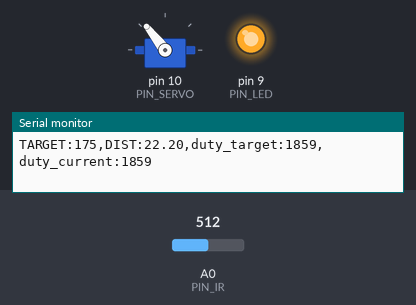
Recording of a sketch running on a simulated Arduino Uno, built with avr-gcc and run on an emulated ATmega328P. Parts: servo, output pins drawn as LEDs (lit = HIGH), the last lines printed to the serial monitor. Inputs (shaded band) come from the test bench; at power-on: A0 (PIN_IR) = 512.

Above: at 1.2 s.
1.3 s: A0 (PIN_IR) set to 279
2.8 s: A0 (PIN_IR) set to 255
At 5.1 s:
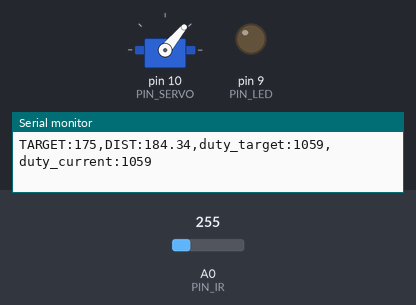
5.4 s: A0 (PIN_IR) set to 306
At 5.55 s:
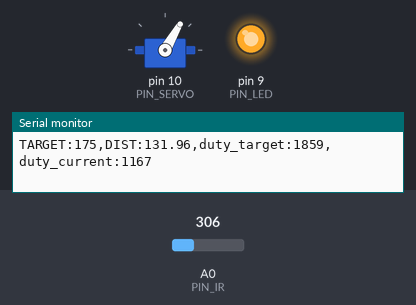
7.8 s: A0 (PIN_IR) set to 165
At 7.95 s:
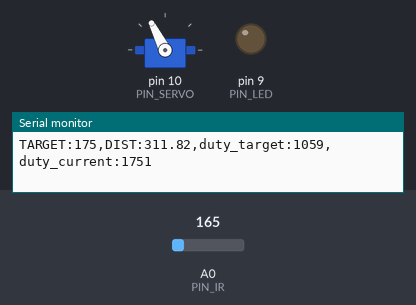
10.4 s: A0 (PIN_IR) set to 511
At 10.85 s:
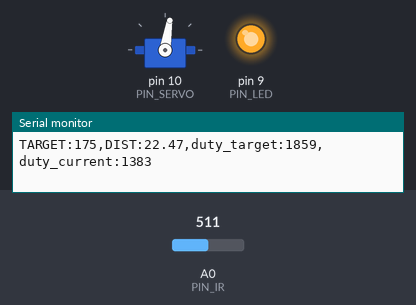
Timing chart, 0 to 13.4 s (numbered marks = the images above; inputs shaded):
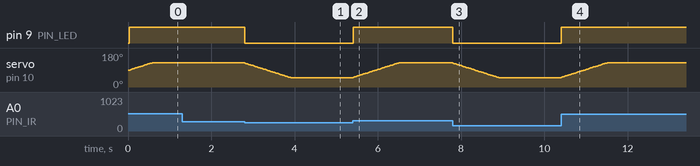

The sketch:

22_bbc_20233094.ino
```cpp
#include <Servo.h>

// Arduino pin assignment
#define PIN_LED   9
#define PIN_SERVO 10
#define PIN_IR    A0

// Event interval parameters
#define _INTERVAL_DIST    25 // distance sensor interval (unit: ms)
#define _INTERVAL_SERVO   25 // servo interval (unit: ms)
#define _INTERVAL_SERIAL  20 // serial interval (unit: ms)

// EMA filter configuration for the IR distance sensor
#define _EMA_ALPHA 0.8    // EMA weight of new sample (range: 0 to 1)
                          // Setting EMA to 1 effectively disables EMA filter.

// Servo adjustment - Set _DUTY_MAX, _NEU, _MIN with your own numbers
#define _DUTY_MIN 537
#define _DUTY_MAX 2392
#define _DUTY_NEU 1459

#define _SERVO_ANGLE_DIFF  50   // Replace with |D - E| degree
#define _SERVO_SPEED       20   // servo speed

#define _BANGBANG_RANGE    400  // duty up and down for bangbang control

// Target Distance
#define _DIST_TARGET    175 // Center of the rail (unit:mm)

// global variables

Servo myservo;

float dist_ema;     // unit: mm

int duty_change_per_interval; // maximum duty difference per interval
int duty_target;    // Target duty
int duty_current;      // Current duty
int duty_adj;       // Level adjustment

unsigned long last_sampling_time_dist;   // unit: msec
unsigned long last_sampling_time_servo;  // unit: msec
unsigned long last_sampling_time_serial; // unit: msec

bool event_dist, event_servo, event_serial; // event triggered?

void setup()
{
  // initialize GPIO pins
  pinMode(PIN_LED,OUTPUT);
  myservo.attach(PIN_SERVO);

  duty_target = duty_current = _DUTY_NEU;
  myservo.writeMicroseconds(duty_current);

  // initialize serial port
  Serial.begin(1000000);

  // convert angular speed into duty change per interval.
  duty_change_per_interval =
    (float)(_DUTY_MAX - _DUTY_MIN) * ((float)_SERVO_SPEED / _SERVO_ANGLE_DIFF) * (_INTERVAL_SERVO / 1000.0);
}

void loop()
{
  unsigned long time_curr = millis();

  // wait until next event time
  if (time_curr >= (last_sampling_time_dist + _INTERVAL_DIST)) {
        last_sampling_time_dist += _INTERVAL_DIST;
        event_dist = true;
  }
  if (time_curr >= (last_sampling_time_servo + _INTERVAL_SERVO)) {
        last_sampling_time_servo += _INTERVAL_SERVO;
        event_servo = true;
  }
  if (time_curr >= (last_sampling_time_serial + _INTERVAL_SERIAL)) {
        last_sampling_time_serial += _INTERVAL_SERIAL;
        event_serial = true;
  }

  if (event_dist) {
    float dist_filtered; // unit: mm
    event_dist = false;

    // get a distance reading from the distance sensor
    dist_filtered = volt_to_distance(ir_sensor_filtered(20, 0.5, 0));
    dist_ema = _EMA_ALPHA * dist_filtered + (1.0 - _EMA_ALPHA) * dist_ema;

    // bang bang control
    if (dist_ema > _DIST_TARGET) {
      duty_target = _DUTY_NEU - _BANGBANG_RANGE;
      digitalWrite(PIN_LED, 0);
    } else if (dist_ema < _DIST_TARGET) {
      duty_target = _DUTY_NEU + _BANGBANG_RANGE;
      digitalWrite(PIN_LED, 1);
    }
  }

  if (event_servo) {
    event_servo = false;

    // adjust duty_current toward duty_target by duty_change_per_interval
    if (duty_target > duty_current) {
      duty_current += duty_change_per_interval;
      if (duty_current > duty_target)
          duty_current = duty_target;
    } else if (duty_target < duty_current) {
      duty_current -= duty_change_per_interval;
      if (duty_current < duty_target)
        duty_current = duty_target;
    }

    // servo arm protection
    if (duty_current < _DUTY_MIN){
      Serial.print("lower\t");
      Serial.print("duty_current:"); Serial.print(duty_current);
      Serial.print("\tduty_change_per_interval:"); Serial.print(duty_change_per_interval);
      Serial.println();
      duty_current = _DUTY_MIN;
    }

    else if (duty_current > _DUTY_MAX) {
      Serial.print("over\t");
      Serial.print("duty_current:"); Serial.print(duty_current);
      Serial.print("\tduty_change_per_interval:"); Serial.print(duty_change_per_interval);
      Serial.println();
      duty_current = _DUTY_MAX;
    }


    // update servo position
    myservo.writeMicroseconds(duty_current);
  }

  if (event_serial) {
    event_serial = false;

    // output the read value to the serial port
    Serial.print("TARGET:"); Serial.print(_DIST_TARGET);
    Serial.print(",DIST:"); Serial.print(dist_ema);
    Serial.print(",duty_target:"); Serial.print(duty_target);
    Serial.print(",duty_current:"); Serial.println(duty_current);
  }
}

float volt_to_distance(int x)
{
  // Replace line into your own equation
  // return (6762.0 / (a_value - 9) - 4.0) * 10.0;
  return (693 + -2.99*x + 4.52E-3*x*x + -2.42E-6*x*x*x);
}

int compare(const void *a, const void *b) {
  return (*(unsigned int *)a - *(unsigned int *)b);
}

unsigned int ir_sensor_filtered(unsigned int n, float position, int verbose)
{
  // Eliminate spiky noise of an IR distance sensor by repeating measurement and taking a middle value
  // n: number of measurement repetition
  // position: the percentile of the sample to be taken (0.0 <= position <= 1.0)
  // verbose: 0 - normal operation, 1 - observing the internal procedures, and 2 - calculating elapsed time.
  // Example 1: ir_sensor_filtered(n, 0.5, 0) => return the median value among the n measured samples.
  // Example 2: ir_sensor_filtered(n, 0.0, 0) => return the smallest value among the n measured samples.
  // Example 3: ir_sensor_filtered(n, 1.0, 0) => return the largest value among the n measured samples.

  // The output of Sharp infrared sensor includes lots of spiky noise.
  // To eliminate such a spike, ir_sensor_filtered() performs the following two steps:
  // Step 1. Repeat measurement n times and collect n * position smallest samples, where 0 <= postion <= 1.
  // Step 2. Return the position'th sample after sorting the collected samples.

  // returns 0, if any error occurs

  unsigned int *ir_val, ret_val;
  unsigned int start_time;

  if (verbose >= 2)
    start_time = millis();

  if ((n == 0) || (n > 100) || (position < 0.0) || (position > 1))
    return 0;

  if (position == 1.0)
    position = 0.999;

  if (verbose == 1) {
    Serial.print("n: "); Serial.print(n);
    Serial.print(", position: "); Serial.print(position);
    Serial.print(", ret_idx: ");  Serial.println((unsigned int)(n * position));
  }

  ir_val = (unsigned int *)malloc(sizeof(unsigned int) * n);
  if (ir_val == NULL)
    return 0;

  if (verbose == 1)
    Serial.print("IR:");

  for (int i = 0; i < n; i++) {
    ir_val[i] = analogRead(PIN_IR);
    if (verbose == 1) {
        Serial.print(" ");
        Serial.print(ir_val[i]);
    }
  }

  if (verbose == 1)
    Serial.print  ("  => ");

  qsort(ir_val, n, sizeof(unsigned int), compare);
  ret_val = ir_val[(unsigned int)(n * position)];

  if (verbose == 1) {
    for (int i = 0; i < n; i++) {
        Serial.print(" ");
        Serial.print(ir_val[i]);
    }
    Serial.print(" :: ");
    Serial.println(ret_val);
  }
  free(ir_val);

  if (verbose >= 2) {
    Serial.print("Elapsed time: "); Serial.print(millis() - start_time); Serial.println("ms");
  }

  return ret_val;
}
```

Measured:
- the behaviour switches between 264 and 263 on A0 (PIN_IR) (found by bisection; images 0 and 1)
- after the input at 2.8 s, pin 9 (PIN_LED): HIGH → LOW at once; servo on pin 10 (PIN_SERVO): moves from 128° to 50° over 1.1 s, starting at once
- after the input at 5.4 s, pin 9 (PIN_LED): LOW → HIGH at once; servo on pin 10 (PIN_SERVO): moves from 50° to 128° over 1.1 s, starting at once
- after the input at 7.8 s, pin 9 (PIN_LED): HIGH → LOW at once; servo on pin 10 (PIN_SERVO): moves from 128° to 50° over 1.1 s, starting at once
- after the input at 10.4 s, pin 9 (PIN_LED): LOW → HIGH at once; servo on pin 10 (PIN_SERVO): moves from 50° to 128° over 1.1 s, starting at once
